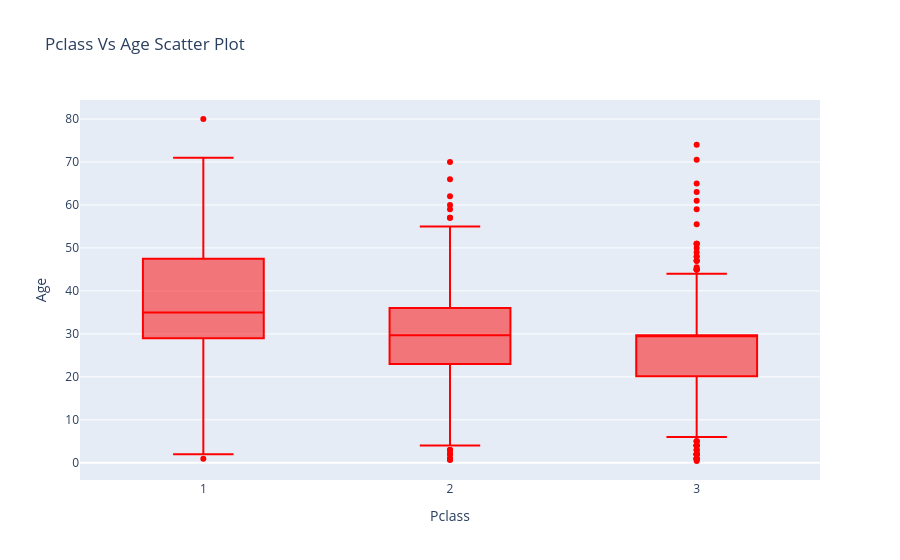

The cell this chart's notebook holds for it:
### Code cell
#Box plot and Scatter Plot
trace = go.Box(x=data['Pclass'],
               y=data['Age'],
               marker={'color':'red'})
#defining layout
layout = go.Layout(title='Pclass Vs Age Scatter Plot',
                   xaxis=dict(title='Pclass'),
                   yaxis={'title':'Age'},
                   hovermode='closest')
fig = go.Figure(data=trace,layout = layout)
fig.show()

### Figure 1 — Plotly figure (JSON) as saved in the notebook; plotly's stock layout.template omitted (floating-point values rounded to 4 significant figures; data arrays with more than 128 entries replaced by an {"elided": "..."} marker saying what was removed)
{"data": [{"marker": {"color": "red"}, "type": "box", "x": {"elided": "891 int values"}, "y": {"elided": "891 float values"}}], "layout": {"hovermode": "closest", "title": {"text": "Pclass Vs Age Scatter Plot"}, "xaxis": {"title": {"text": "Pclass"}}, "yaxis": {"title": {"text": "Age"}}}}
